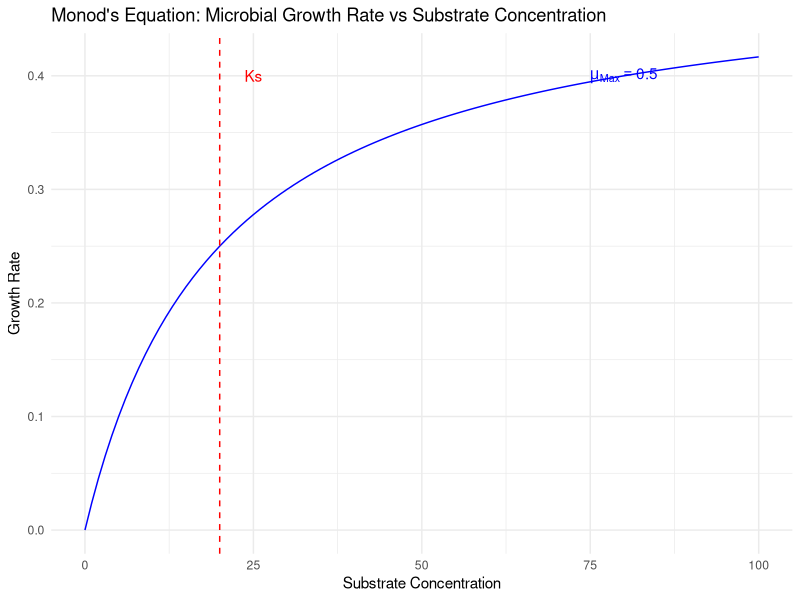

R code for this plot:
## ---- chunk 1
library(ggplot2)
## ---- chunk 2
# Define Monod's equation
monod <- function(S, mu_max, Ks) {
  mu <- mu_max * (S / (Ks + S))
  return(mu)
}
## ---- chunk 3
S <- seq(0, 100, by = 1) # Substrate concentration range

# Set parameter values
mu_max <- 0.5  # Maximum specific growth rate (per time unit)
Ks <- 20       # Half-saturation constant (substrate concentration at half the maximum growth rate)

# Calculate growth rates using Monod's equation
growth_rate <- monod(S, mu_max, Ks)

# Create dataframe for plotting
monod_data <- data.frame(S = S, Growth_Rate = growth_rate)

# Plot Monod curve
ggplot(data = monod_data, aes(x = S, y = Growth_Rate)) +
  geom_line(color = "blue") +
  labs(x = "Substrate Concentration", y = "Growth Rate", 
       title = "Monod's Equation: Microbial Growth Rate vs Substrate Concentration") +
  theme_minimal() +
  geom_vline(xintercept = Ks, linetype = "dashed", color = "red") +
  annotate("text", x = Ks + 5, y = 0.4, label = "Ks", color = "red") +
  annotate("text", x = 80, y = 0.4, label = expression(mu[Max] == 0.5), color = "blue")
